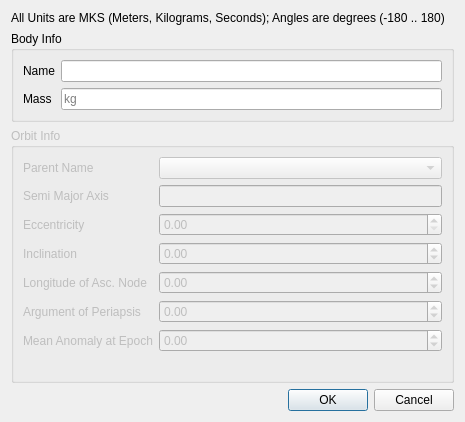
<?xml version="1.0" encoding="UTF-8"?>
<ui version="4.0">
 <class>dialog</class>
 <widget class="QDialog" name="dialog">
  <property name="geometry">
   <rect>
    <x>0</x>
    <y>0</y>
    <width>465</width>
    <height>422</height>
   </rect>
  </property>
  <property name="windowTitle">
   <string>Dialog</string>
  </property>
  <layout class="QVBoxLayout" name="verticalLayout">
   <item>
    <widget class="QLabel" name="unitsLabel">
     <property name="text">
      <string>All Units are MKS (Meters, Kilograms, Seconds); Angles are degrees (-180 .. 180) </string>
     </property>
    </widget>
   </item>
   <item>
    <widget class="QGroupBox" name="bodyInfoBox">
     <property name="title">
      <string>Body Info</string>
     </property>
     <layout class="QFormLayout" name="formLayout">
      <item row="0" column="1">
       <widget class="QLineEdit" name="nameEdit"/>
      </item>
      <item row="0" column="0">
       <widget class="QLabel" name="nameLabel">
        <property name="text">
         <string>Name</string>
        </property>
       </widget>
      </item>
      <item row="1" column="0">
       <widget class="QLabel" name="massLabel">
        <property name="text">
         <string>Mass</string>
        </property>
       </widget>
      </item>
      <item row="1" column="1">
       <widget class="QLineEdit" name="massEdit">
        <property name="placeholderText">
         <string>kg</string>
        </property>
       </widget>
      </item>
     </layout>
    </widget>
   </item>
   <item>
    <widget class="QGroupBox" name="orbitInfoBox">
     <property name="enabled">
      <bool>false</bool>
     </property>
     <property name="sizePolicy">
      <sizepolicy hsizetype="Preferred" vsizetype="Preferred">
       <horstretch>0</horstretch>
       <verstretch>1</verstretch>
      </sizepolicy>
     </property>
     <property name="title">
      <string>Orbit Info</string>
     </property>
     <layout class="QFormLayout" name="formLayout_2">
      <item row="0" column="0">
       <widget class="QLabel" name="parentNameLabel">
        <property name="text">
         <string>Parent Name</string>
        </property>
       </widget>
      </item>
      <item row="0" column="1">
       <widget class="QComboBox" name="parentBodySelectorBox"/>
      </item>
      <item row="1" column="0">
       <widget class="QLabel" name="semiMajorAxisLabel">
        <property name="text">
         <string>Semi Major Axis</string>
        </property>
       </widget>
      </item>
      <item row="1" column="1">
       <widget class="QLineEdit" name="semiMajorAxisEdit"/>
      </item>
      <item row="2" column="0">
       <widget class="QLabel" name="eccentricityLabel">
        <property name="text">
         <string>Eccentricity</string>
        </property>
       </widget>
      </item>
      <item row="2" column="1">
       <widget class="QDoubleSpinBox" name="eccentricitySpinBox">
        <property name="maximum">
         <double>10000.000000000000000</double>
        </property>
       </widget>
      </item>
      <item row="3" column="0">
       <widget class="QLabel" name="inclinationLabel">
        <property name="text">
         <string>Inclination</string>
        </property>
       </widget>
      </item>
      <item row="3" column="1">
       <widget class="QDoubleSpinBox" name="inclinationSpinBox">
        <property name="minimum">
         <double>-180.000000000000000</double>
        </property>
        <property name="maximum">
         <double>180.000000000000000</double>
        </property>
       </widget>
      </item>
      <item row="4" column="0">
       <widget class="QLabel" name="longitudeAscNodeLabel">
        <property name="text">
         <string>Longitude of Asc. Node</string>
        </property>
       </widget>
      </item>
      <item row="4" column="1">
       <widget class="QDoubleSpinBox" name="longitudeAscNodeSpinBox">
        <property name="minimum">
         <double>-180.000000000000000</double>
        </property>
        <property name="maximum">
         <double>180.000000000000000</double>
        </property>
       </widget>
      </item>
      <item row="5" column="0">
       <widget class="QLabel" name="argOfPeriapsisLabel">
        <property name="text">
         <string>Argument of Periapsis</string>
        </property>
       </widget>
      </item>
      <item row="5" column="1">
       <widget class="QDoubleSpinBox" name="argOfPeriapsisSpinBox">
        <property name="minimum">
         <double>-180.000000000000000</double>
        </property>
        <property name="maximum">
         <double>180.000000000000000</double>
        </property>
       </widget>
      </item>
      <item row="6" column="0">
       <widget class="QLabel" name="meanAnomalyLabel">
        <property name="text">
         <string>Mean Anomaly at Epoch</string>
        </property>
       </widget>
      </item>
      <item row="6" column="1">
       <widget class="QDoubleSpinBox" name="meanAnomalySpinBox">
        <property name="minimum">
         <double>-180.000000000000000</double>
        </property>
        <property name="maximum">
         <double>180.000000000000000</double>
        </property>
       </widget>
      </item>
     </layout>
    </widget>
   </item>
   <item>
    <widget class="QDialogButtonBox" name="buttonBox">
     <property name="orientation">
      <enum>Qt::Horizontal</enum>
     </property>
     <property name="standardButtons">
      <set>QDialogButtonBox::Cancel|QDialogButtonBox::Ok</set>
     </property>
    </widget>
   </item>
  </layout>
 </widget>
 <resources/>
 <connections/>
</ui>
